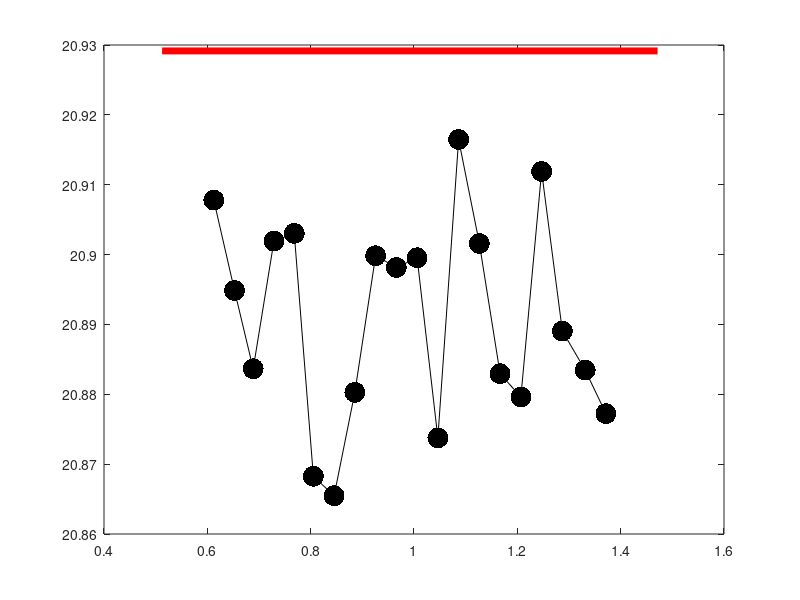

Here is the MATLAB script that generated this plot: (Note: this script raises an error after producing the figure.)
clear

T_bar = 20.929154018932547; % from flux

figure

coordinates = load('isophase_init_conds.txt');
r = coordinates(:,2);

plot([min(r)-0.1 max(r)+0.1], [T_bar T_bar], 'r-', 'LineWidth', 5)
hold on

load isophase_data.mat

plot(r, means_all, 'k.-', 'MarkerSize', 45)
% errorbar(r, means_all, se_all,  'k', 'LineWidth', 10)

coordinates = load('spoke_init_conds.txt');
r = coordinates(:,2);
load spoke_data.mat

plot(r, means_all, 'ksq-', 'MarkerSize', 15, 'MarkerFaceColor', 'k')
% errorbar(r, means_all, se_all,  'k', 'LineWidth', 10)
axis([min(r)-0.1 max(r)+0.1 18 22])
axis square
grid on
x = xlabel('Radial distance from origin r');
y = ylabel('Mean first-return time');
set(x,'Interpreter','latex','fontsize',20)
set(y,'Interpreter','latex','fontsize',20)
set(gca, 'FontSize', 20)

h = legend('Mean period $$\overline{T}$$', 'Isophase', 'Spoke', 'location', 'SouthEast');
set(h,'Interpreter','latex','fontsize',15)

print('-depsc', 'y-polar-SL-S-compare')

